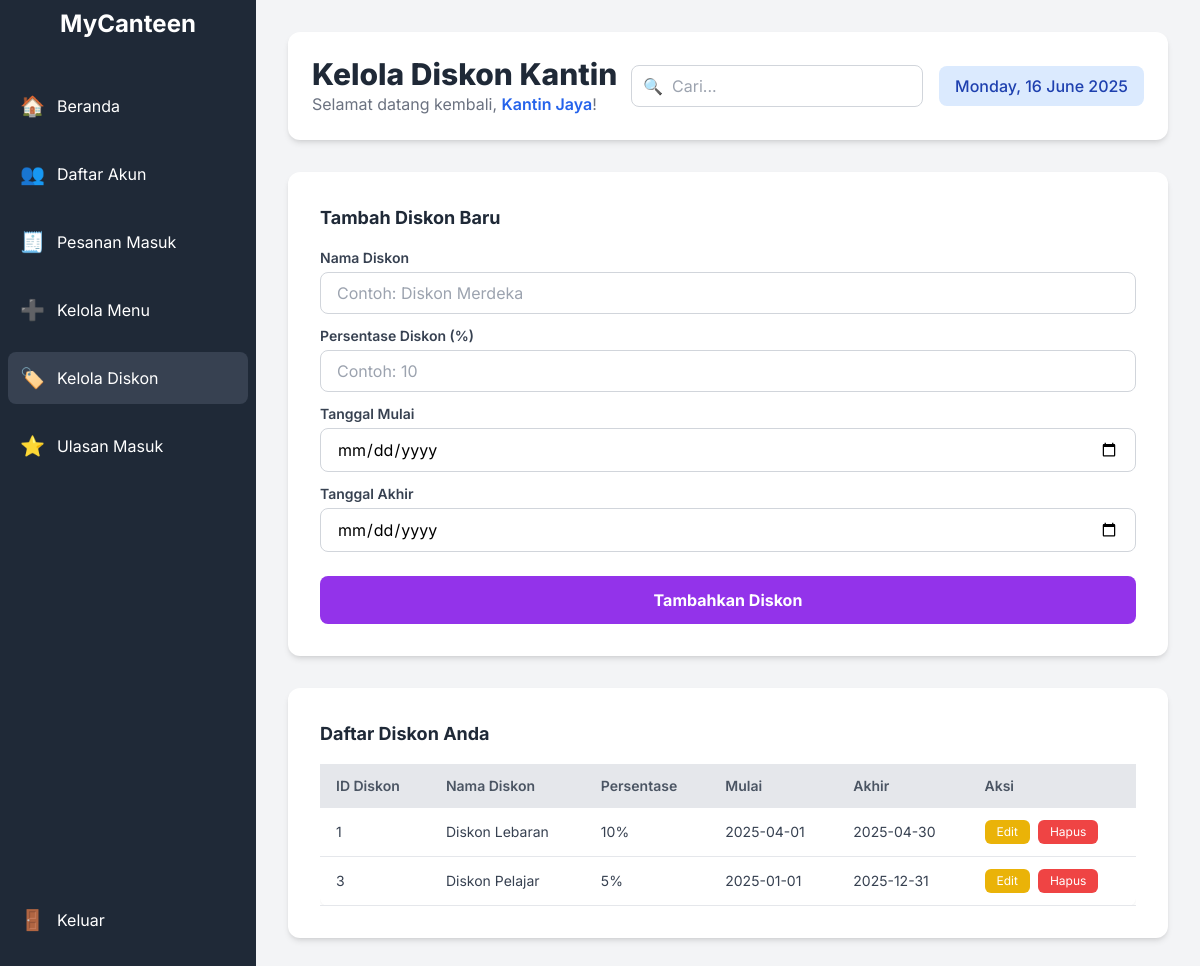
The page /index.php?page=kelola_diskon (signed in) on the database as committed earlier.
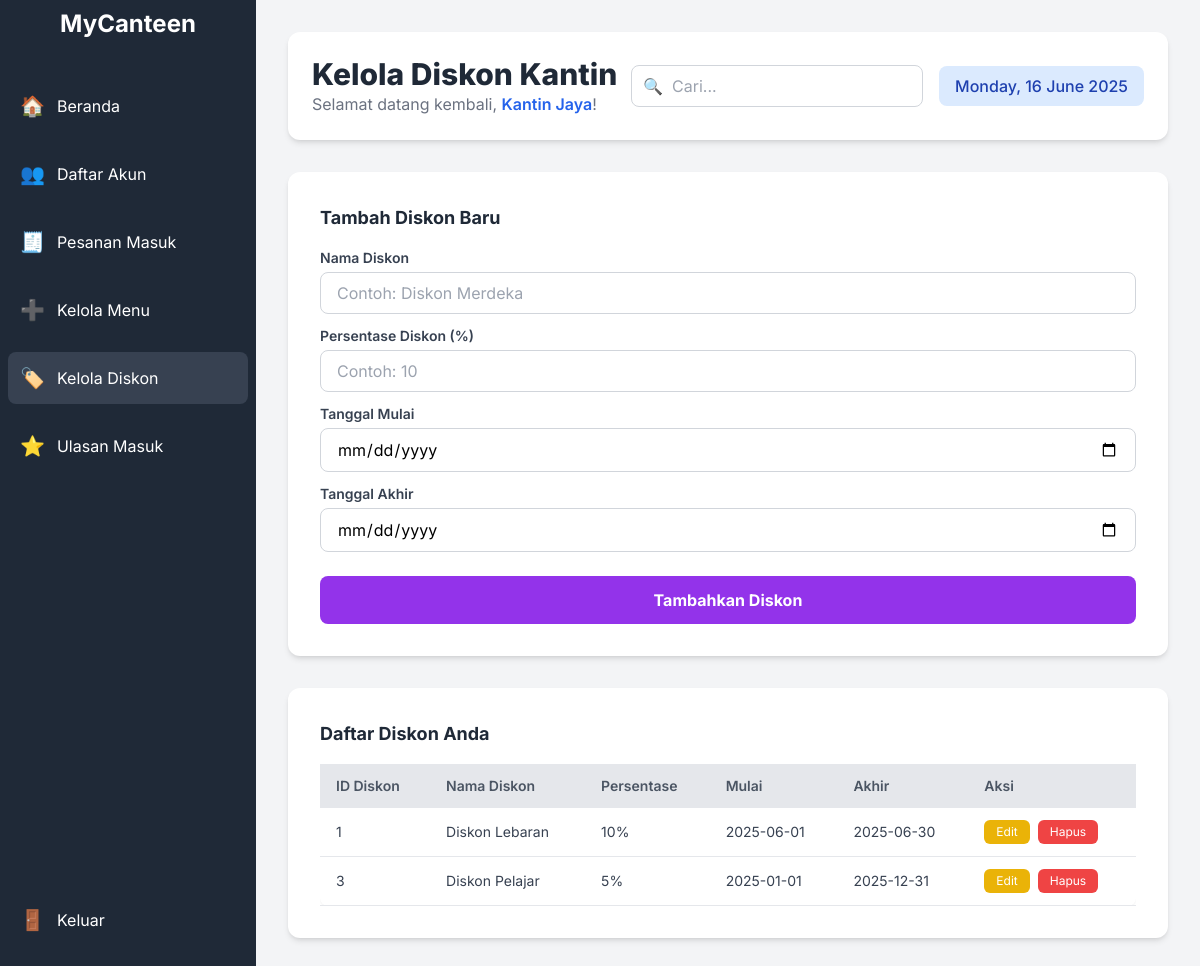
The same page on the database as committed later.
### tables this page shows
CREATE TABLE Diskon (
    id_diskon INT AUTO_INCREMENT PRIMARY KEY, 
    nama_diskon VARCHAR(20) NOT NULL,
    persentase_disko INT NOT NULL,
    tanggal_mulai DATE NOT NULL,
    tanggal_akhir DATE NOT NULL,
    Penjual_id_kantin VARCHAR(4),
    FOREIGN KEY (Penjual_id_kantin) REFERENCES Penjual(id_kantin) ON DELETE CASCADE
);

### koneksi.php (called while the page is built, shortened)
<?php
function fetch_assoc_db($result)
{
    return mysqli_fetch_assoc($result);
}
?>

### views/kelola_diskon_content.php (the view, shortened to what the changed rows need)
<div class="bg-white p-8 rounded-xl shadow-md mt-8">
    <div class="overflow-x-auto">
        <table class="min-w-full bg-white rounded-lg shadow-sm">
            <thead class="bg-gray-200">
                <tr>
                    <th class="py-3 px-4 text-left text-sm font-semibold text-gray-600">ID Diskon</th>
                    <th class="py-3 px-4 text-left text-sm font-semibold text-gray-600">Nama Diskon</th>
                    <th class="py-3 px-4 text-left text-sm font-semibold text-gray-600">Persentase</th>
                    <th class="py-3 px-4 text-left text-sm font-semibold text-gray-600">Mulai</th>
                    <th class="py-3 px-4 text-left text-sm font-semibold text-gray-600">Akhir</th>
                    <th class="py-3 px-4 text-left text-sm font-semibold text-gray-600">Aksi</th>
                </tr>
            </thead>
            <tbody>
                <?php
                $current_seller_id = $_SESSION['user_id'];
                $query_my_discounts = "SELECT id_diskon, nama_diskon, persentase_disko, tanggal_mulai, tanggal_akhir FROM Diskon WHERE Penjual_id_kantin = ?";
                $stmt_my_discounts = mysqli_prepare($conn, $query_my_discounts);
                mysqli_stmt_bind_param($stmt_my_discounts, "s", $current_seller_id);
                mysqli_stmt_execute($stmt_my_discounts);
                $result_my_discounts = mysqli_stmt_get_result($stmt_my_discounts);
                if ($result_my_discounts && mysqli_num_rows($result_my_discounts) > 0) {
                    while ($diskon = fetch_assoc_db($result_my_discounts)) {
                        echo '<tr class="border-b border-gray-200 hover:bg-gray-50">';
                        echo '<td class="py-3 px-4 text-sm text-gray-700">' . htmlspecialchars($diskon['id_diskon']) . '</td>';
                        echo '<td class="py-3 px-4 text-sm text-gray-700">' . htmlspecialchars($diskon['nama_diskon']) . '</td>';
                        echo '<td class="py-3 px-4 text-sm text-gray-700">' . htmlspecialchars($diskon['persentase_disko']) . '%</td>';
                        echo '<td class="py-3 px-4 text-sm text-gray-700">' . htmlspecialchars($diskon['tanggal_mulai']) . '</td>';
                        echo '<td class="py-3 px-4 text-sm text-gray-700">' . htmlspecialchars($diskon['tanggal_akhir']) . '</td>';
                        echo '<td class="py-3 px-4 text-sm text-gray-700 flex space-x-2">';
                        echo '<a href="?page=kelola_diskon&edit_diskon_id=' . htmlspecialchars($diskon['id_diskon']) . '" class="bg-yellow-500 text-white px-3 py-1 rounded-md hover:bg-yellow-600 transition-colors duration-200 text-xs">Edit</a>';
                        echo '<form method="POST" action="?page=kelola_diskon" onsubmit="return confirm(\'Anda yakin ingin menghapus diskon ini? Diskon di menu akan dihapus!\');">';
                        echo '<button type="submit" name="delete_diskon_submit" class="bg-red-500 text-white px-3 py-1 rounded-md hover:bg-red-600 transition-colors duration-200 text-xs">Hapus</button>';
                        echo '</form>';
                        echo '</td>';
                        echo '</tr>';
                    }
                } else {
                    echo '<tr><td colspan="6" class="py-4 text-center text-gray-500">Belum ada diskon yang ditambahkan.</td></tr>';
                }
                ?>
            </tbody>
        </table>
    </div>
</div>

Rows that differ between the two databases and show on the page:
changed diskon "Diskon Lebaran": tanggal_mulai "2025-04-01" → "2025-06-01"; tanggal_akhir "2025-04-30" → "2025-06-30"
